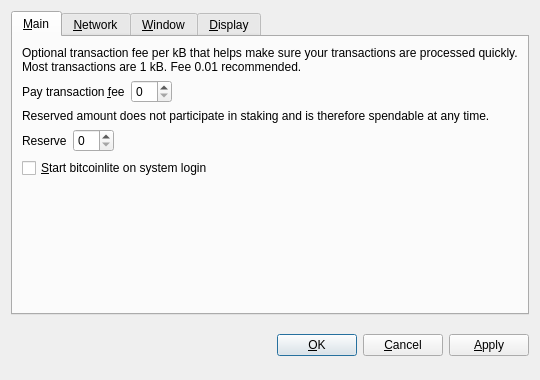
<?xml version="1.0" encoding="UTF-8"?>
<ui version="4.0">
 <class>OptionsDialog</class>
 <widget class="QDialog" name="OptionsDialog">
  <property name="geometry">
   <rect>
    <x>0</x>
    <y>0</y>
    <width>540</width>
    <height>380</height>
   </rect>
  </property>
  <property name="windowTitle">
   <string>Options</string>
  </property>
  <property name="modal">
   <bool>true</bool>
  </property>
  <layout class="QVBoxLayout" name="verticalLayout">
   <item>
    <widget class="QTabWidget" name="tabWidget">
     <property name="tabPosition">
      <enum>QTabWidget::North</enum>
     </property>
     <property name="currentIndex">
      <number>0</number>
     </property>
     <widget class="QWidget" name="tabMain">
      <attribute name="title">
       <string>&amp;Main</string>
      </attribute>
      <layout class="QVBoxLayout" name="verticalLayout_Main">
       <item>
        <widget class="QLabel" name="transactionFeeInfoLabel">
         <property name="text">
          <string>Optional transaction fee per kB that helps make sure your transactions are processed quickly. Most transactions are 1 kB. Fee 0.01 recommended.</string>
         </property>
         <property name="textFormat">
          <enum>Qt::PlainText</enum>
         </property>
         <property name="wordWrap">
          <bool>true</bool>
         </property>
        </widget>
       </item>
       <item>
        <layout class="QHBoxLayout" name="horizontalLayoutFee">
         <item>
          <widget class="QLabel" name="transactionFeeLabel">
           <property name="text">
            <string>Pay transaction &amp;fee</string>
           </property>
           <property name="textFormat">
            <enum>Qt::PlainText</enum>
           </property>
           <property name="buddy">
            <cstring>transactionFee</cstring>
           </property>
          </widget>
         </item>
         <item>
          <widget class="BitcoinAmountField" name="transactionFee"/>
         </item>
         <item>
          <spacer name="horizontalSpacerFee">
           <property name="orientation">
            <enum>Qt::Horizontal</enum>
           </property>
           <property name="sizeHint" stdset="0">
            <size>
             <width>40</width>
             <height>20</height>
            </size>
           </property>
          </spacer>
         </item>
        </layout>
       </item>
       <item>
        <widget class="QLabel" name="reserveBalanceInfoLabel">
         <property name="text">
          <string>Reserved amount does not participate in staking and is therefore spendable at any time.</string>
         </property>
         <property name="textFormat">
          <enum>Qt::PlainText</enum>
         </property>
         <property name="wordWrap">
          <bool>true</bool>
         </property>
        </widget>
       </item>
       <item>
        <layout class="QHBoxLayout" name="horizontalLayoutReserveBalance">
         <item>
          <widget class="QLabel" name="reserveBalanceLabel">
           <property name="text">
            <string>Reserve</string>
           </property>
           <property name="textFormat">
            <enum>Qt::PlainText</enum>
           </property>
           <property name="buddy">
            <cstring>reserveBalance</cstring>
           </property>
          </widget>
         </item>
         <item>
          <widget class="BitcoinAmountField" name="reserveBalance"/>
         </item>
         <item>
          <spacer name="horizontalSpacerReserveBalance">
           <property name="orientation">
            <enum>Qt::Horizontal</enum>
           </property>
           <property name="sizeHint" stdset="0">
            <size>
             <width>40</width>
             <height>20</height>
            </size>
           </property>
          </spacer>
         </item>
        </layout>
       </item>
       <item>
        <widget class="QCheckBox" name="bitcoinAtStartup">
         <property name="toolTip">
          <string>Automatically start bitcoinlite after logging in to the system.</string>
         </property>
         <property name="text">
          <string>&amp;Start bitcoinlite on system login</string>
         </property>
        </widget>
       </item>
       <item>
        <spacer name="verticalSpacer_Main">
         <property name="orientation">
          <enum>Qt::Vertical</enum>
         </property>
         <property name="sizeHint" stdset="0">
          <size>
           <width>20</width>
           <height>40</height>
          </size>
         </property>
        </spacer>
       </item>
      </layout>
     </widget>
     <widget class="QWidget" name="tabNetwork">
      <attribute name="title">
       <string>&amp;Network</string>
      </attribute>
      <layout class="QVBoxLayout" name="verticalLayout_Network">
       <item>
        <widget class="QCheckBox" name="mapPortUpnp">
         <property name="toolTip">
          <string>Automatically open the bitcoinlite client port on the router. This only works when your router supports UPnP and it is enabled.</string>
         </property>
         <property name="text">
          <string>Map port using &amp;UPnP</string>
         </property>
        </widget>
       </item>
       <item>
        <widget class="QCheckBox" name="connectSocks">
         <property name="toolTip">
          <string>Connect to the bitcoinlite network through a SOCKS proxy (e.g. when connecting through Tor).</string>
         </property>
         <property name="text">
          <string>&amp;Connect through SOCKS proxy:</string>
         </property>
        </widget>
       </item>
       <item>
        <layout class="QHBoxLayout" name="horizontalLayout_Network">
         <item>
          <widget class="QLabel" name="proxyIpLabel">
           <property name="text">
            <string>Proxy &amp;IP:</string>
           </property>
           <property name="textFormat">
            <enum>Qt::PlainText</enum>
           </property>
           <property name="buddy">
            <cstring>proxyIp</cstring>
           </property>
          </widget>
         </item>
         <item>
          <widget class="QValidatedLineEdit" name="proxyIp">
           <property name="maximumSize">
            <size>
             <width>140</width>
             <height>16777215</height>
            </size>
           </property>
           <property name="toolTip">
            <string>IP address of the proxy (e.g. 127.0.0.1)</string>
           </property>
          </widget>
         </item>
         <item>
          <widget class="QLabel" name="proxyPortLabel">
           <property name="text">
            <string>&amp;Port:</string>
           </property>
           <property name="textFormat">
            <enum>Qt::PlainText</enum>
           </property>
           <property name="buddy">
            <cstring>proxyPort</cstring>
           </property>
          </widget>
         </item>
         <item>
          <widget class="QLineEdit" name="proxyPort">
           <property name="maximumSize">
            <size>
             <width>55</width>
             <height>16777215</height>
            </size>
           </property>
           <property name="toolTip">
            <string>Port of the proxy (e.g. 9050)</string>
           </property>
          </widget>
         </item>
         <item>
          <widget class="QLabel" name="socksVersionLabel">
           <property name="text">
            <string>SOCKS &amp;Version:</string>
           </property>
           <property name="textFormat">
            <enum>Qt::PlainText</enum>
           </property>
           <property name="buddy">
            <cstring>socksVersion</cstring>
           </property>
          </widget>
         </item>
         <item>
          <widget class="QValueComboBox" name="socksVersion">
           <property name="toolTip">
            <string>SOCKS version of the proxy (e.g. 5)</string>
           </property>
          </widget>
         </item>
         <item>
          <spacer name="horizontalSpacer_Network">
           <property name="orientation">
            <enum>Qt::Horizontal</enum>
           </property>
           <property name="sizeHint" stdset="0">
            <size>
             <width>40</width>
             <height>20</height>
            </size>
           </property>
          </spacer>
         </item>
        </layout>
       </item>
       <item>
        <spacer name="verticalSpacer_Network">
         <property name="orientation">
          <enum>Qt::Vertical</enum>
         </property>
         <property name="sizeHint" stdset="0">
          <size>
           <width>20</width>
           <height>40</height>
          </size>
         </property>
        </spacer>
       </item>
      </layout>
     </widget>
     <widget class="QWidget" name="tabWindow">
      <attribute name="title">
       <string>&amp;Window</string>
      </attribute>
      <layout class="QVBoxLayout" name="verticalLayout_Window">
       <item>
        <widget class="QCheckBox" name="minimizeToTray">
         <property name="toolTip">
          <string>Show only a tray icon after minimizing the window.</string>
         </property>
         <property name="text">
          <string>&amp;Minimize to the tray instead of the taskbar</string>
         </property>
        </widget>
       </item>
       <item>
        <widget class="QCheckBox" name="minimizeOnClose">
         <property name="toolTip">
          <string>Minimize instead of exit the application when the window is closed. When this option is enabled, the application will be closed only after selecting Quit in the menu.</string>
         </property>
         <property name="text">
          <string>M&amp;inimize on close</string>
         </property>
        </widget>
       </item>
       <item>
        <spacer name="verticalSpacer_Window">
         <property name="orientation">
          <enum>Qt::Vertical</enum>
         </property>
         <property name="sizeHint" stdset="0">
          <size>
           <width>20</width>
           <height>40</height>
          </size>
         </property>
        </spacer>
       </item>
      </layout>
     </widget>
     <widget class="QWidget" name="tabDisplay">
      <attribute name="title">
       <string>&amp;Display</string>
      </attribute>
      <layout class="QVBoxLayout" name="verticalLayout_Display">
       <item>
        <layout class="QHBoxLayout" name="horizontalLayout_1_Display">
         <item>
          <widget class="QLabel" name="langLabel">
           <property name="text">
            <string>User Interface &amp;language:</string>
           </property>
           <property name="textFormat">
            <enum>Qt::PlainText</enum>
           </property>
           <property name="buddy">
            <cstring>lang</cstring>
           </property>
          </widget>
         </item>
         <item>
          <widget class="QValueComboBox" name="lang">
           <property name="toolTip">
            <string>The user interface language can be set here. This setting will take effect after restarting bitcoinlite.</string>
           </property>
          </widget>
         </item>
        </layout>
       </item>
       <item>
        <layout class="QHBoxLayout" name="horizontalLayout_2_Display">
         <item>
          <widget class="QLabel" name="unitLabel">
           <property name="text">
            <string>&amp;Unit to show amounts in:</string>
           </property>
           <property name="textFormat">
            <enum>Qt::PlainText</enum>
           </property>
           <property name="buddy">
            <cstring>unit</cstring>
           </property>
          </widget>
         </item>
         <item>
          <widget class="QValueComboBox" name="unit">
           <property name="toolTip">
            <string>Choose the default subdivision unit to show in the interface and when sending coins.</string>
           </property>
          </widget>
         </item>
        </layout>
       </item>
       <item>
        <widget class="QCheckBox" name="displayAddresses">
         <property name="toolTip">
          <string>Whether to show bitcoinlite addresses in the transaction list or not.</string>
         </property>
         <property name="text">
          <string>&amp;Display addresses in transaction list</string>
         </property>
        </widget>
       </item>
       <item>
        <widget class="QCheckBox" name="coinControlFeatures">
         <property name="toolTip">
          <string>Whether to show coin control features or not.</string>
         </property>
         <property name="text">
          <string>Display coin &amp;control features (experts only!)</string>
         </property>
        </widget>
       </item>
       <item>
        <spacer name="verticalSpacer_Display">
         <property name="orientation">
          <enum>Qt::Vertical</enum>
         </property>
         <property name="sizeHint" stdset="0">
          <size>
           <width>20</width>
           <height>40</height>
          </size>
         </property>
        </spacer>
       </item>
      </layout>
     </widget>
    </widget>
   </item>
   <item>
    <layout class="QHBoxLayout" name="horizontalLayout_Buttons">
     <item>
      <spacer name="horizontalSpacer_1">
       <property name="orientation">
        <enum>Qt::Horizontal</enum>
       </property>
       <property name="sizeHint" stdset="0">
        <size>
         <width>40</width>
         <height>48</height>
        </size>
       </property>
      </spacer>
     </item>
     <item>
      <widget class="QLabel" name="statusLabel">
       <property name="font">
        <font>
         <weight>75</weight>
         <bold>true</bold>
        </font>
       </property>
       <property name="text">
        <string/>
       </property>
       <property name="textFormat">
        <enum>Qt::PlainText</enum>
       </property>
       <property name="wordWrap">
        <bool>true</bool>
       </property>
      </widget>
     </item>
     <item>
      <spacer name="horizontalSpacer_2">
       <property name="orientation">
        <enum>Qt::Horizontal</enum>
       </property>
       <property name="sizeHint" stdset="0">
        <size>
         <width>40</width>
         <height>48</height>
        </size>
       </property>
      </spacer>
     </item>
     <item>
      <widget class="QPushButton" name="okButton">
       <property name="text">
        <string>&amp;OK</string>
       </property>
      </widget>
     </item>
     <item>
      <widget class="QPushButton" name="cancelButton">
       <property name="text">
        <string>&amp;Cancel</string>
       </property>
       <property name="autoDefault">
        <bool>false</bool>
       </property>
      </widget>
     </item>
     <item>
      <widget class="QPushButton" name="applyButton">
       <property name="text">
        <string>&amp;Apply</string>
       </property>
       <property name="autoDefault">
        <bool>false</bool>
       </property>
      </widget>
     </item>
    </layout>
   </item>
  </layout>
 </widget>
 <customwidgets>
  <customwidget>
   <class>BitcoinAmountField</class>
   <extends>QSpinBox</extends>
   <header>bitcoinamountfield.h</header>
  </customwidget>
  <customwidget>
   <class>QValueComboBox</class>
   <extends>QComboBox</extends>
   <header>qvaluecombobox.h</header>
  </customwidget>
  <customwidget>
   <class>QValidatedLineEdit</class>
   <extends>QLineEdit</extends>
   <header>qvalidatedlineedit.h</header>
  </customwidget>
 </customwidgets>
 <resources/>
 <connections/>
</ui>
